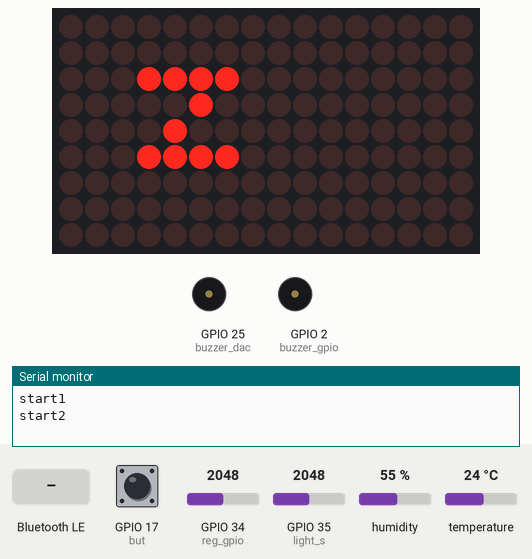
Simulated run of this sketch. Board: ESP32. Parts: 16×9 LED matrix, buzzer (waves = sounding, pin HIGH), the last lines printed to the serial monitor. The inputs (shaded band) are chosen by the test bench; at power-on: GPIO 35 (light_s) = 2048, humidity 55 %, GPIO 17 (but) HIGH, GPIO 34 (reg_gpio) = 2048, temperature 24 °C. Random numbers use the default seed unless the sketch sets one; nothing arrives over Bluetooth unless stated; a phone connects over Bluetooth LE 3 s after start.

Above: at 1.2 s.
1.3 s: GPIO 35 (light_s) set to 1944
At 7.9 s:
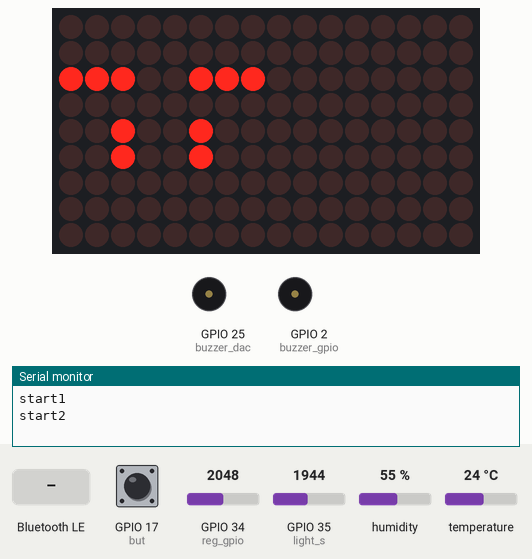
8.5 s: Bluetooth LE write "rock" received
At 10.3 s:
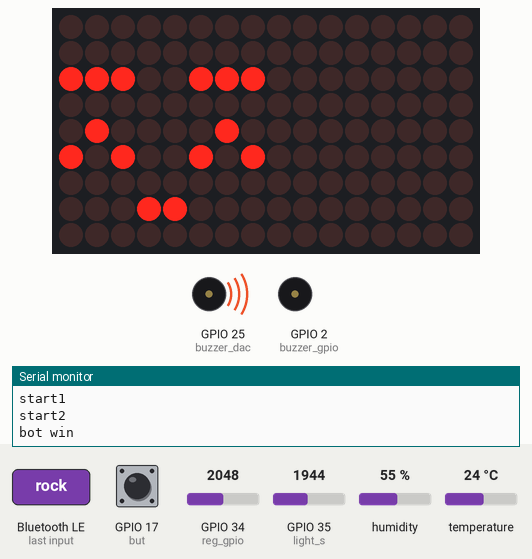
12.1 s: Bluetooth LE write "scissors" received
15.6 s: humidity set to 88 %
At 18.0 s:
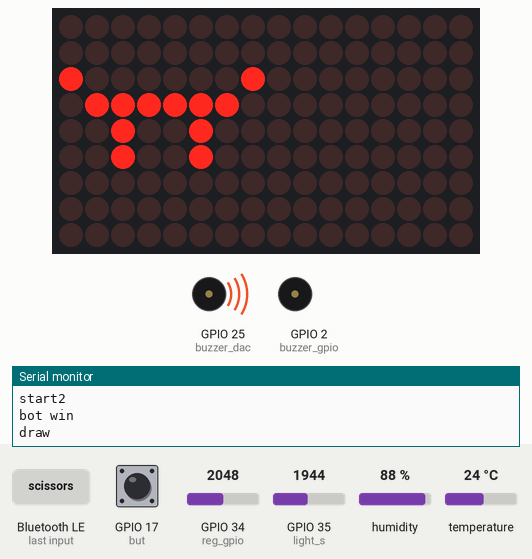
19.1 s: GPIO 17 (but) pulled LOW for 3.2 s
At 24.9 s:
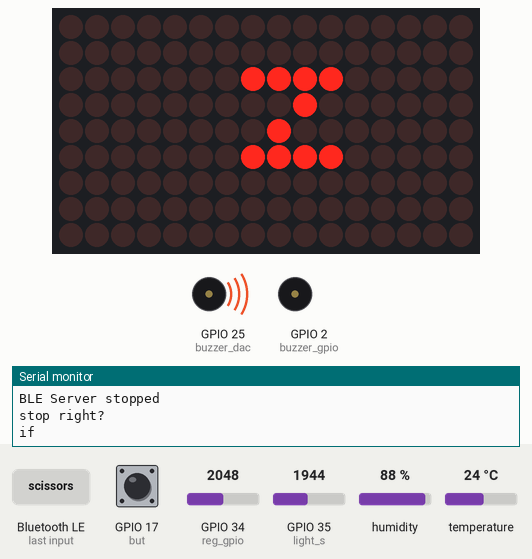
Timing chart, 0 to 26.4 s (numbered marks = the images above; inputs shaded):
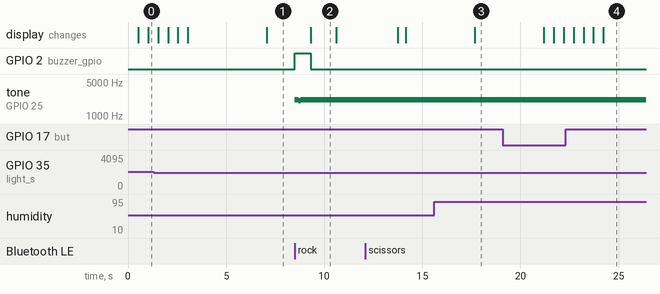

The sketch:

Project.ino
```cpp
#include <DHT.h>
#include <BLEDevice.h>
#include <BLEUtils.h>
#include <BLEScan.h>
#include <BLEAdvertisedDevice.h>

#include <Adafruit_GFX.h>
#include <Adafruit_IS31FL3731.h>
Adafruit_IS31FL3731 matrix = Adafruit_IS31FL3731();
static const uint8_t PROGMEM
normal_bmp[] = {
  B00000000,
  B00000000,
  B11100111,
  B00000000,
  B00100100,
  B00100100,
  B00000000,
  B00000000
};
static const uint8_t PROGMEM
victory_bmp[] = {
  B00000000,
  B00000000,
  B11100111,
  B00000000,
  B01000010,
  B10100101,
  B00000000,
  B00011000
};
static const uint8_t PROGMEM
bad_bmp[] = {
  B00000000,
  B00000000,
  B10000001,
  B01111110,
  B00100100,
  B00100100,
  B00000000,
  B00000000
};
static const uint8_t PROGMEM
defeat1_bmp[] = {
  B00000000,
  B00000000,
  B01100110,
  B10000001,
  B00100100,
  B00100100,
  B00000000,
  B00100100,
  B00000000
};
static const uint8_t PROGMEM
defeat2_bmp[] = {
  B00000000,
  B00000000,
  B01100110,
  B10000001,
  B00100100,
  B00100100,
  B00000000,
  B00000000,
  B00100100
};
static const uint8_t PROGMEM
defeat3_bmp[] = {
  B00000000,
  B00000000,
  B01100110,
  B10000001,
  B00100100,
  B00100100,
  B00000000,
  B00000000,
  B00000000
};
static const uint8_t PROGMEM
sleep_bmp[] = {
  B00000000,
  B00000000,
  B01111000,
  B00010000,
  B00100000,
  B01111000,
  B00000000,
  B00000000
};


const char tryagain[8] = {'T', 'R', 'Y', 'A', 'G', 'A', 'I', 'N'};  //TRYAGAIN
const char draw[4] = {'D', 'R', 'A', 'W'};  //DRAW

int last_control = 0;
unsigned long last_time = 0;
//dht sensor
#define DHTPIN 16
#define DHTTYPE DHT11

//buzzer
#define buzzer_gpio 2
#define buzzer_dac 25

//I/O
//Button
#define but 17
bool isServerOn = true;
bool lastButtonState = HIGH;

//register  //potential meter
#define reg_gpio 34 //A2
int reg = 0;
int lastregState = 0;

//light
#define light_s 35  //A3

//BLE
#define SERVICE_UUID "89e15284-9989-4052-bfd2-f0384adc92d4"
#define CHARACTERISTIC_UUID "e640560d-9c92-4b69-a704-c0327b42b2ca"

//pwm
int freq = 2000;
int channel = 0;
int resolution = 8;

//bt object
BLEServer* pServer;
BLEService* pService;
//BLECharacteristic* pCharacteristic;
BLECharacteristic* gCharacteristic;
BLEAdvertising* pAdvertising;

DHT dht(DHTPIN, DHTTYPE); //dht object

class MyCallbacks: public BLECharacteristicCallbacks {
  void onWrite(BLECharacteristic* pCharacteristic) {
    int temp = random(900) % 3; // 0 : scissors   1 : rock   2 : paper
    std::string value = pCharacteristic->getValue();
    //Serial.println("callback");//
    if (value.length() > 0) {
      //Serial.println(last_control);
      last_control = 0;
      //Serial.println(last_control);

      if(value == "rock" || value == "paper" || value == "scissors"){
        if(who_win(value, temp)){
          Serial.println("draw");//
          matrix.clear();
          matrix.setTextSize(1);
          matrix.setTextColor(100);
          for(int i = 0; i < 4; i++){
            matrix.clear();
            matrix.setCursor(1,1);
            matrix.printf("%c", draw[i]);
            delay(400);
          }
        matrix.clear();
        }
      }
      else{
        Serial.println("tryagain");//

        matrix.clear();
        matrix.setTextSize(1);
        matrix.setTextColor(100);
        for(int i = 0; i < 8; i++){
          matrix.clear();
          matrix.setCursor(1,1);
          matrix.printf("%c", tryagain[i]);
          delay(400);
        }
        matrix.clear();
      }
    }
  }
  private :
    int who_win(const std::string& value, int temp){
      int human; //가위 바위 보
      int len = static_cast<int>(value.length());
      switch(len){
        case 4: //바위
          human = 1;
          break;
        case 5://보
          human = 2;
          break;
        case 8://가위
          human =0;
          break;
        }

      //Serial.println(reg);
      if(human == temp){  //비김
        return 1;
      }
      else if(human == (temp+1)%3){  //인간이 이김  가위 -> 바위 -> 보
       Serial.println("Human win");
       buzzer(4);
       return 0;
      }
    else{ //기계가 이김
      Serial.println("bot win");
      buzzer(2);
      return 0;
   }
  }
  private :
  void buzzer(int mod){        //buzzer 함수
    digitalWrite(buzzer_gpio, HIGH);  //buzzer on
switch(mod){
  case 2:       //bot win
    //win expression
    matrix.clear();
    matrix.drawBitmap(0, 0, victory_bmp, 8, 8, 40);

    //win buzzer
    reg = analogRead(reg_gpio);
    ledcWriteTone(channel, reg+100);
    //Serial.println("bot win : ");
    //Serial.println(reg);
    delay(200);
    reg = analogRead(reg_gpio);
    ledcWriteTone(channel, reg);
    //Serial.println(reg);
    delay(100);
    reg = analogRead(reg_gpio);
    ledcWriteTone(channel, reg+100);
    //Serial.println(reg);
    delay(500);
  break;
  case 4:       //bot defeat(human win)
    matrix.clear();
    matrix.drawBitmap(0, 0, defeat1_bmp, 8, 9, 40);
    reg = analogRead(reg_gpio);
    ledcWriteTone(channel, reg);
    //Serial.println("bot defeat : ");
    //Serial.println(reg);
    delay(150);

    matrix.clear();
    matrix.drawBitmap(0, 0, defeat2_bmp, 8, 9, 40);
    reg = analogRead(reg_gpio);
    //Serial.println(reg);
    ledcWriteTone(channel, reg-100);
    delay(150);
    reg = analogRead(reg_gpio);
    //Serial.println(reg);
    ledcWriteTone(channel, reg-200);
    delay(150);

    matrix.clear();
    matrix.drawBitmap(0, 0, defeat3_bmp, 8, 9, 40);
    reg = analogRead(reg_gpio);
    //Serial.println(reg);
    ledcWriteTone(channel, reg-300);
    delay(500);
  break;
}
digitalWrite(buzzer_gpio, LOW);   //buzzer off
}
};


void setup() {
  randomSeed(analogRead(0));
  Serial.begin(115200);   // 시리얼 통신 시작
  dht.begin();            //dht 시작
  matrix.begin();         //matrix start

  //I/O module
  pinMode(but, INPUT);
  pinMode(reg_gpio, INPUT);
  pinMode(light_s, INPUT);

  //부저 ON
  ledcSetup(channel, freq, resolution);
  ledcAttachPin(buzzer_dac, channel);
  pinMode(buzzer_gpio, OUTPUT);
  pinMode(buzzer_dac, OUTPUT);

  //블루투스 ON
  startBLEServer();
}

void loop() {

  int buttonState = digitalRead(but);    //read button I/O
  //push button
  if(buttonState == LOW && lastButtonState == HIGH){  //low active  //only one work when pushing button
    if(isServerOn){   //first : in start, already Server on
      stopBLEServer();
      Serial.println("if");//
      matrix_fun(5);
    }
    else{
      Serial.println("else");//
      //startBLEServer();
      isServerOn = true;
      last_control = 0;   //init working time
      matrix_fun(1);
    }
  }
  lastButtonState = buttonState;

  int regState = analogRead(reg_gpio);
  if(regState > lastregState + 80 || regState < lastregState - 80){   //range +-80
    last_control = 0;
    /*
    Serial.print(regState);
    Serial.print(" , ");
    Serial.println(lastregState);
    Serial.println("change");
    */
  }
  lastregState = regState;


  /*
  Serial.print("linght sensor : ");
  Serial.println(analogRead(light_s));     //light sensor value check
  //light : 900~    dark : 2000~3000
  */

  if(isServerOn){ //켜져있을 때만 동작
    int light_level = analogRead(light_s);  //read light sensor
    last_control = last_control + millis() - last_time;

    if(last_control > 30000 || light_level > 2000){ //sleep : working time > 3minutes or light : dark level
      matrix_fun(5);    //sleep matrix

      if(last_control > 30000)  stopBLEServer();  //bt end
    }

    else if(read_dht()){  //이게 1이면 안좋은 상태
      matrix_fun(3);    //bad matrix
    }

    else{ //ledmatrix는 defalut로 평상상태를 유지하도록 해야 함.
      matrix_fun(1);    //normal matrix
    }

    last_time = millis();   //check current working time
  }
  delay(3000);
}

//normal, victory, bad, defeat, sleep expression
void matrix_fun(int num){
  matrix.setRotation(0);
  matrix.clear();

  switch(num){
    case 1:
      matrix.drawBitmap(0, 0, normal_bmp, 8, 8, 40);
      break;
    case 2:
      matrix.drawBitmap(0, 0, victory_bmp, 8, 8, 40);
      break;
    case 3:
      matrix.drawBitmap(0, 0, bad_bmp, 8, 8, 40);
      break;
    case 4:
      for(int i = 0; i < 3; i++){
        matrix.clear();
        if(i == 0) matrix.drawBitmap(0, 0, defeat1_bmp, 8, 9, 40);
        else if(i == 1) matrix.drawBitmap(0, 0, defeat2_bmp, 8, 9, 40);
        else if(i == 2) matrix.drawBitmap(0, 0, defeat3_bmp, 8, 9, 40);
        delay(500);
      }
      break;
    case 5:
      for(int sleep_cnt = 0; sleep_cnt < 7; sleep_cnt++){
        matrix.clear();
        matrix.drawBitmap(sleep_cnt, 0, sleep_bmp, 8, 8, 40);
        delay(500);
      }
      break;
  }
  delay(500);
}


void startBLEServer(){
  isServerOn = true;

  BLEDevice::init("MyESP32_6_2");
  pServer = BLEDevice::createServer();
  pService = pServer->createService(SERVICE_UUID);
  gCharacteristic = pService->createCharacteristic(CHARACTERISTIC_UUID,BLECharacteristic::PROPERTY_READ |BLECharacteristic::PROPERTY_WRITE);
  gCharacteristic->setCallbacks(new MyCallbacks());

  Serial.println("start1");
  gCharacteristic->setValue("rock scissors paper");
  pService->start();
  pAdvertising = pServer->getAdvertising();
  pAdvertising->start();

  Serial.println("start2");
}

void stopBLEServer(){
  isServerOn = false;

  Serial.println("BLE Server stopped");
  //pServer->removeService(pService);
  //BLEDevice::deinit(false); // BLE 종료
  Serial.println("stop right?");//

}


int read_dht(){
  float humidity = dht.readHumidity();
  float temperature = dht.readTemperature();

  // 데이터 출력
  /*
  Serial.print("습도: ");
  Serial.print(humidity);
  Serial.print("%\t");
  Serial.print("온도: ");
  Serial.print(temperature);
  Serial.println("°C");
  */

  if(humidity > 80 || temperature > 30)  //안좋으면 1
    return 1;
  else
    return 0;
}
```

Measured:
- the behaviour switches between 2001 and 2000 on GPIO 35 (light_s) (found by bisection; images 0 and 1)
- after the input at 8.5 s, GPIO 2 (buzzer_gpio): LOW → HIGH at once, → LOW 0.81 s later; tone on GPIO 25 (buzzer_dac): silent → 2148 Hz at once, → 2048 Hz 0.20 s later, → 2148 Hz 0.10 s later; the display: changes after 0.81 s (image 2)
- after the input at 15.6 s, the display: changes after 2.1 s (image 3)
- after the input at 19.1 s, the display: first changes after 2.1 s (image 4 shows a later state)
- what the display in image 2 shows lasts 1.3 s, from 9.3 s to 10.6 s
